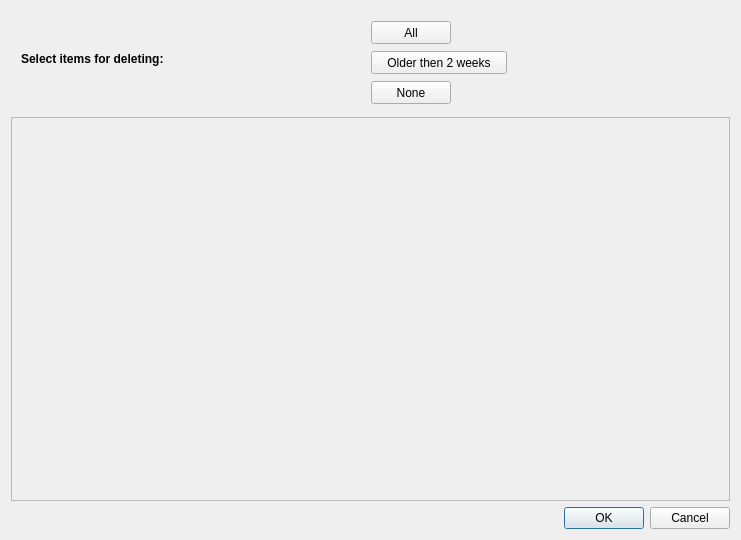
<?xml version="1.0" encoding="UTF-8"?>
<ui version="4.0">
 <class>ClearHistoryDialog</class>
 <widget class="QDialog" name="ClearHistoryDialog">
  <property name="geometry">
   <rect>
    <x>0</x>
    <y>0</y>
    <width>741</width>
    <height>540</height>
   </rect>
  </property>
  <property name="windowTitle">
   <string>Clear History</string>
  </property>
  <layout class="QVBoxLayout" name="verticalLayout">
   <item>
    <widget class="QWidget" name="widget_2" native="true">
     <property name="minimumSize">
      <size>
       <width>0</width>
       <height>100</height>
      </size>
     </property>
     <widget class="QLabel" name="label">
      <property name="geometry">
       <rect>
        <x>10</x>
        <y>40</y>
        <width>181</width>
        <height>16</height>
       </rect>
      </property>
      <property name="font">
       <font>
        <weight>75</weight>
        <bold>true</bold>
       </font>
      </property>
      <property name="text">
       <string>Select items for deleting:</string>
      </property>
     </widget>
     <widget class="QPushButton" name="pbutSelectAll">
      <property name="geometry">
       <rect>
        <x>360</x>
        <y>10</y>
        <width>80</width>
        <height>23</height>
       </rect>
      </property>
      <property name="text">
       <string>All</string>
      </property>
     </widget>
     <widget class="QPushButton" name="pbutSelectOlderThanTwoWeeks">
      <property name="geometry">
       <rect>
        <x>360</x>
        <y>40</y>
        <width>136</width>
        <height>23</height>
       </rect>
      </property>
      <property name="text">
       <string>Older then 2 weeks</string>
      </property>
     </widget>
     <widget class="QPushButton" name="pbutSelectNone">
      <property name="geometry">
       <rect>
        <x>360</x>
        <y>70</y>
        <width>80</width>
        <height>23</height>
       </rect>
      </property>
      <property name="text">
       <string>None</string>
      </property>
     </widget>
    </widget>
   </item>
   <item>
    <widget class="QScrollArea" name="scrollArea">
     <property name="widgetResizable">
      <bool>true</bool>
     </property>
     <widget class="QWidget" name="scrollAreaWidgetContents">
      <property name="geometry">
       <rect>
        <x>0</x>
        <y>0</y>
        <width>721</width>
        <height>385</height>
       </rect>
      </property>
     </widget>
    </widget>
   </item>
   <item>
    <widget class="QDialogButtonBox" name="buttonBox">
     <property name="standardButtons">
      <set>QDialogButtonBox::Cancel|QDialogButtonBox::Ok</set>
     </property>
    </widget>
   </item>
  </layout>
 </widget>
 <layoutdefault spacing="6" margin="11"/>
 <resources/>
 <connections/>
</ui>
